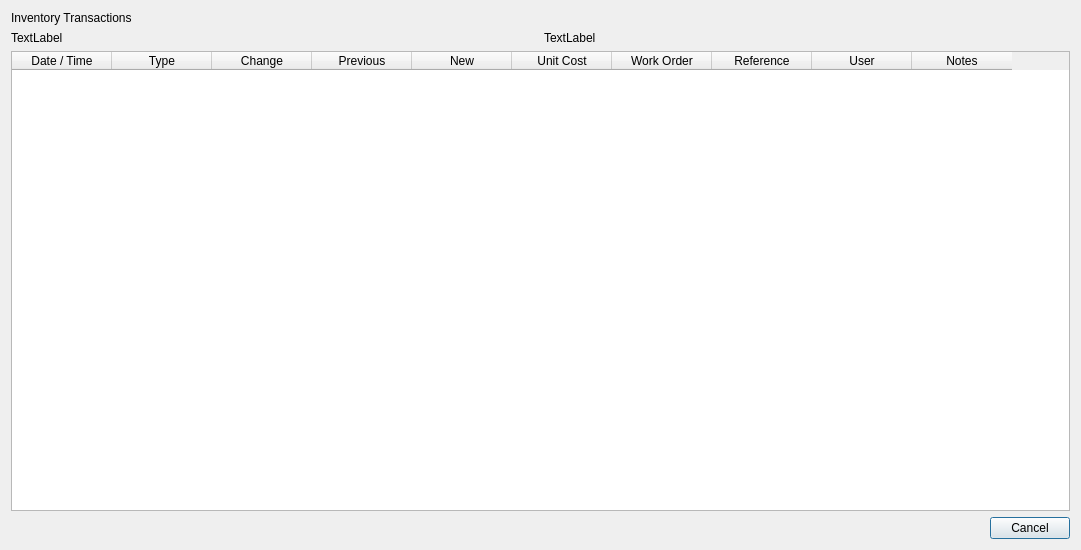
<?xml version="1.0" encoding="UTF-8"?>
<ui version="4.0">
 <class>InventoryTransactionsDialog</class>
 <widget class="QDialog" name="InventoryTransactionsDialog">
  <property name="geometry">
   <rect>
    <x>0</x>
    <y>0</y>
    <width>1081</width>
    <height>550</height>
   </rect>
  </property>
  <property name="windowTitle">
   <string>Inventory Transactions</string>
  </property>
  <layout class="QVBoxLayout" name="verticalLayout">
   <item>
    <widget class="QLabel" name="lblTitle">
     <property name="text">
      <string>Inventory Transactions</string>
     </property>
    </widget>
   </item>
   <item>
    <layout class="QHBoxLayout" name="horizontalLayout">
     <item>
      <widget class="QLabel" name="lblPartNumber">
       <property name="text">
        <string>TextLabel</string>
       </property>
      </widget>
     </item>
     <item>
      <widget class="QLabel" name="lblPartName">
       <property name="text">
        <string>TextLabel</string>
       </property>
      </widget>
     </item>
    </layout>
   </item>
   <item>
    <widget class="QTableWidget" name="tblTransactions">
     <column>
      <property name="text">
       <string>Date / Time</string>
      </property>
     </column>
     <column>
      <property name="text">
       <string>Type</string>
      </property>
     </column>
     <column>
      <property name="text">
       <string>Change</string>
      </property>
     </column>
     <column>
      <property name="text">
       <string>Previous</string>
      </property>
     </column>
     <column>
      <property name="text">
       <string>New</string>
      </property>
     </column>
     <column>
      <property name="text">
       <string>Unit Cost</string>
      </property>
     </column>
     <column>
      <property name="text">
       <string>Work Order</string>
      </property>
     </column>
     <column>
      <property name="text">
       <string>Reference</string>
      </property>
     </column>
     <column>
      <property name="text">
       <string>User</string>
      </property>
     </column>
     <column>
      <property name="text">
       <string>Notes</string>
      </property>
     </column>
    </widget>
   </item>
   <item>
    <layout class="QHBoxLayout" name="horizontalLayout_2">
     <item>
      <spacer name="horizontalSpacer_2">
       <property name="orientation">
        <enum>Qt::Orientation::Horizontal</enum>
       </property>
       <property name="sizeHint" stdset="0">
        <size>
         <width>40</width>
         <height>20</height>
        </size>
       </property>
      </spacer>
     </item>
     <item>
      <widget class="QDialogButtonBox" name="buttonBox">
       <property name="orientation">
        <enum>Qt::Orientation::Horizontal</enum>
       </property>
       <property name="standardButtons">
        <set>QDialogButtonBox::StandardButton::Cancel</set>
       </property>
      </widget>
     </item>
    </layout>
   </item>
  </layout>
 </widget>
 <resources/>
 <connections>
  <connection>
   <sender>buttonBox</sender>
   <signal>accepted()</signal>
   <receiver>InventoryTransactionsDialog</receiver>
   <slot>accept()</slot>
   <hints>
    <hint type="sourcelabel">
     <x>248</x>
     <y>254</y>
    </hint>
    <hint type="destinationlabel">
     <x>157</x>
     <y>274</y>
    </hint>
   </hints>
  </connection>
  <connection>
   <sender>buttonBox</sender>
   <signal>rejected()</signal>
   <receiver>InventoryTransactionsDialog</receiver>
   <slot>reject()</slot>
   <hints>
    <hint type="sourcelabel">
     <x>316</x>
     <y>260</y>
    </hint>
    <hint type="destinationlabel">
     <x>286</x>
     <y>274</y>
    </hint>
   </hints>
  </connection>
 </connections>
</ui>
